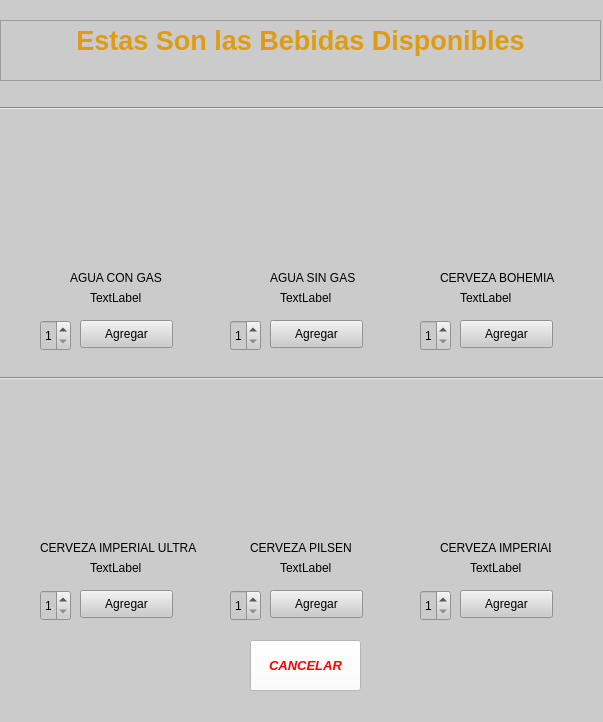
<?xml version="1.0" encoding="UTF-8"?>
<ui version="4.0">
 <class>Bebidas</class>
 <widget class="QMainWindow" name="Bebidas">
  <property name="geometry">
   <rect>
    <x>0</x>
    <y>0</y>
    <width>603</width>
    <height>722</height>
   </rect>
  </property>
  <property name="windowTitle">
   <string>TEC EATS - Bebidas</string>
  </property>
  <property name="styleSheet">
   <string notr="true">background-color: rgb(203, 203, 203);</string>
  </property>
  <widget class="QWidget" name="centralwidget">
   <widget class="QLabel" name="label">
    <property name="geometry">
     <rect>
      <x>50</x>
      <y>140</y>
      <width>131</width>
      <height>121</height>
     </rect>
    </property>
    <property name="styleSheet">
     <string notr="true">border-image: url(:/b1/B1.jpg);</string>
    </property>
    <property name="text">
     <string/>
    </property>
   </widget>
   <widget class="QLabel" name="label_2">
    <property name="geometry">
     <rect>
      <x>240</x>
      <y>140</y>
      <width>131</width>
      <height>121</height>
     </rect>
    </property>
    <property name="styleSheet">
     <string notr="true">border-image: url(:/b2/B2.jpg);</string>
    </property>
    <property name="text">
     <string/>
    </property>
   </widget>
   <widget class="QLabel" name="label_3">
    <property name="geometry">
     <rect>
      <x>430</x>
      <y>140</y>
      <width>131</width>
      <height>121</height>
     </rect>
    </property>
    <property name="styleSheet">
     <string notr="true">border-image: url(:/b3/B3.png);</string>
    </property>
    <property name="text">
     <string/>
    </property>
   </widget>
   <widget class="QLabel" name="label_4">
    <property name="geometry">
     <rect>
      <x>50</x>
      <y>410</y>
      <width>131</width>
      <height>121</height>
     </rect>
    </property>
    <property name="styleSheet">
     <string notr="true">border-image: url(:/b4/B4.jpg);</string>
    </property>
    <property name="text">
     <string/>
    </property>
   </widget>
   <widget class="QLabel" name="label_5">
    <property name="geometry">
     <rect>
      <x>240</x>
      <y>410</y>
      <width>131</width>
      <height>121</height>
     </rect>
    </property>
    <property name="styleSheet">
     <string notr="true">border-image: url(:/b5/B5.png);</string>
    </property>
    <property name="text">
     <string/>
    </property>
   </widget>
   <widget class="QLabel" name="label_6">
    <property name="geometry">
     <rect>
      <x>430</x>
      <y>410</y>
      <width>131</width>
      <height>121</height>
     </rect>
    </property>
    <property name="styleSheet">
     <string notr="true">border-image: url(:/b6/B6.png);</string>
    </property>
    <property name="text">
     <string/>
    </property>
   </widget>
   <widget class="QSpinBox" name="B1C">
    <property name="geometry">
     <rect>
      <x>40</x>
      <y>320</y>
      <width>31</width>
      <height>31</height>
     </rect>
    </property>
    <property name="minimum">
     <number>1</number>
    </property>
   </widget>
   <widget class="QSpinBox" name="B2C">
    <property name="geometry">
     <rect>
      <x>230</x>
      <y>320</y>
      <width>31</width>
      <height>31</height>
     </rect>
    </property>
    <property name="minimum">
     <number>1</number>
    </property>
    <property name="value">
     <number>1</number>
    </property>
   </widget>
   <widget class="QSpinBox" name="B3C">
    <property name="geometry">
     <rect>
      <x>420</x>
      <y>320</y>
      <width>31</width>
      <height>31</height>
     </rect>
    </property>
    <property name="minimum">
     <number>1</number>
    </property>
   </widget>
   <widget class="QSpinBox" name="B4C">
    <property name="geometry">
     <rect>
      <x>40</x>
      <y>590</y>
      <width>31</width>
      <height>31</height>
     </rect>
    </property>
    <property name="minimum">
     <number>1</number>
    </property>
   </widget>
   <widget class="QSpinBox" name="B5C">
    <property name="geometry">
     <rect>
      <x>230</x>
      <y>590</y>
      <width>31</width>
      <height>31</height>
     </rect>
    </property>
    <property name="minimum">
     <number>1</number>
    </property>
   </widget>
   <widget class="QSpinBox" name="B6C">
    <property name="geometry">
     <rect>
      <x>420</x>
      <y>590</y>
      <width>31</width>
      <height>31</height>
     </rect>
    </property>
    <property name="minimum">
     <number>1</number>
    </property>
   </widget>
   <widget class="QPushButton" name="B1A">
    <property name="geometry">
     <rect>
      <x>80</x>
      <y>320</y>
      <width>93</width>
      <height>28</height>
     </rect>
    </property>
    <property name="text">
     <string>Agregar</string>
    </property>
   </widget>
   <widget class="QPushButton" name="B2A">
    <property name="geometry">
     <rect>
      <x>270</x>
      <y>320</y>
      <width>93</width>
      <height>28</height>
     </rect>
    </property>
    <property name="text">
     <string>Agregar</string>
    </property>
   </widget>
   <widget class="QPushButton" name="B3A">
    <property name="geometry">
     <rect>
      <x>460</x>
      <y>320</y>
      <width>93</width>
      <height>28</height>
     </rect>
    </property>
    <property name="text">
     <string>Agregar</string>
    </property>
   </widget>
   <widget class="QPushButton" name="B4A">
    <property name="geometry">
     <rect>
      <x>80</x>
      <y>590</y>
      <width>93</width>
      <height>28</height>
     </rect>
    </property>
    <property name="text">
     <string>Agregar</string>
    </property>
   </widget>
   <widget class="QPushButton" name="B5A">
    <property name="geometry">
     <rect>
      <x>270</x>
      <y>590</y>
      <width>93</width>
      <height>28</height>
     </rect>
    </property>
    <property name="text">
     <string>Agregar</string>
    </property>
   </widget>
   <widget class="QPushButton" name="B6A">
    <property name="geometry">
     <rect>
      <x>460</x>
      <y>590</y>
      <width>93</width>
      <height>28</height>
     </rect>
    </property>
    <property name="text">
     <string>Agregar</string>
    </property>
   </widget>
   <widget class="Line" name="line">
    <property name="geometry">
     <rect>
      <x>0</x>
      <y>100</y>
      <width>611</width>
      <height>16</height>
     </rect>
    </property>
    <property name="orientation">
     <enum>Qt::Horizontal</enum>
    </property>
   </widget>
   <widget class="QTextEdit" name="textEdit">
    <property name="enabled">
     <bool>false</bool>
    </property>
    <property name="geometry">
     <rect>
      <x>0</x>
      <y>20</y>
      <width>601</width>
      <height>61</height>
     </rect>
    </property>
    <property name="styleSheet">
     <string notr="true">color: rgb(221, 156, 18)</string>
    </property>
    <property name="html">
     <string>&lt;!DOCTYPE HTML PUBLIC &quot;-//W3C//DTD HTML 4.0//EN&quot; &quot;http://www.w3.org/TR/REC-html40/strict.dtd&quot;&gt;
&lt;html&gt;&lt;head&gt;&lt;meta name=&quot;qrichtext&quot; content=&quot;1&quot; /&gt;&lt;style type=&quot;text/css&quot;&gt;
p, li { white-space: pre-wrap; }
&lt;/style&gt;&lt;/head&gt;&lt;body style=&quot; font-family:'MS Shell Dlg 2'; font-size:7.8pt; font-weight:400; font-style:normal;&quot;&gt;
&lt;p align=&quot;center&quot; style=&quot; margin-top:0px; margin-bottom:0px; margin-left:0px; margin-right:0px; -qt-block-indent:0; text-indent:0px;&quot;&gt;&lt;span style=&quot; font-size:20pt; font-weight:600;&quot;&gt;Estas Son las Bebidas Disponibles&lt;/span&gt;&lt;/p&gt;&lt;/body&gt;&lt;/html&gt;</string>
    </property>
   </widget>
   <widget class="Line" name="line_2">
    <property name="geometry">
     <rect>
      <x>0</x>
      <y>370</y>
      <width>611</width>
      <height>16</height>
     </rect>
    </property>
    <property name="orientation">
     <enum>Qt::Horizontal</enum>
    </property>
   </widget>
   <widget class="QPushButton" name="cancel">
    <property name="geometry">
     <rect>
      <x>250</x>
      <y>640</y>
      <width>111</width>
      <height>51</height>
     </rect>
    </property>
    <property name="font">
     <font>
      <pointsize>10</pointsize>
      <weight>75</weight>
      <italic>true</italic>
      <bold>true</bold>
     </font>
    </property>
    <property name="styleSheet">
     <string notr="true">background-color: rgb(255, 255, 255);
color: rgb(255, 0, 0);
border-color: rgb(255, 0, 0);</string>
    </property>
    <property name="text">
     <string>CANCELAR</string>
    </property>
   </widget>
   <widget class="QLabel" name="B1">
    <property name="geometry">
     <rect>
      <x>70</x>
      <y>270</y>
      <width>101</width>
      <height>16</height>
     </rect>
    </property>
    <property name="text">
     <string>AGUA CON GAS</string>
    </property>
   </widget>
   <widget class="QLabel" name="B2">
    <property name="geometry">
     <rect>
      <x>270</x>
      <y>270</y>
      <width>101</width>
      <height>16</height>
     </rect>
    </property>
    <property name="text">
     <string>AGUA SIN GAS</string>
    </property>
   </widget>
   <widget class="QLabel" name="B3">
    <property name="geometry">
     <rect>
      <x>440</x>
      <y>270</y>
      <width>121</width>
      <height>16</height>
     </rect>
    </property>
    <property name="text">
     <string>CERVEZA BOHEMIA</string>
    </property>
   </widget>
   <widget class="QLabel" name="B4">
    <property name="geometry">
     <rect>
      <x>40</x>
      <y>540</y>
      <width>161</width>
      <height>16</height>
     </rect>
    </property>
    <property name="text">
     <string>CERVEZA IMPERIAL ULTRA</string>
    </property>
   </widget>
   <widget class="QLabel" name="B5">
    <property name="geometry">
     <rect>
      <x>250</x>
      <y>540</y>
      <width>111</width>
      <height>16</height>
     </rect>
    </property>
    <property name="text">
     <string>CERVEZA PILSEN</string>
    </property>
   </widget>
   <widget class="QLabel" name="B6">
    <property name="geometry">
     <rect>
      <x>440</x>
      <y>540</y>
      <width>111</width>
      <height>16</height>
     </rect>
    </property>
    <property name="text">
     <string>CERVEZA IMPERIAL</string>
    </property>
   </widget>
   <widget class="QLabel" name="P1">
    <property name="geometry">
     <rect>
      <x>90</x>
      <y>290</y>
      <width>55</width>
      <height>16</height>
     </rect>
    </property>
    <property name="text">
     <string>TextLabel</string>
    </property>
   </widget>
   <widget class="QLabel" name="P2">
    <property name="geometry">
     <rect>
      <x>280</x>
      <y>290</y>
      <width>55</width>
      <height>16</height>
     </rect>
    </property>
    <property name="text">
     <string>TextLabel</string>
    </property>
   </widget>
   <widget class="QLabel" name="P3">
    <property name="geometry">
     <rect>
      <x>460</x>
      <y>290</y>
      <width>55</width>
      <height>16</height>
     </rect>
    </property>
    <property name="text">
     <string>TextLabel</string>
    </property>
   </widget>
   <widget class="QLabel" name="P4">
    <property name="geometry">
     <rect>
      <x>90</x>
      <y>560</y>
      <width>55</width>
      <height>16</height>
     </rect>
    </property>
    <property name="text">
     <string>TextLabel</string>
    </property>
   </widget>
   <widget class="QLabel" name="P5">
    <property name="geometry">
     <rect>
      <x>280</x>
      <y>560</y>
      <width>55</width>
      <height>16</height>
     </rect>
    </property>
    <property name="text">
     <string>TextLabel</string>
    </property>
   </widget>
   <widget class="QLabel" name="P6">
    <property name="geometry">
     <rect>
      <x>470</x>
      <y>560</y>
      <width>55</width>
      <height>16</height>
     </rect>
    </property>
    <property name="text">
     <string>TextLabel</string>
    </property>
   </widget>
  </widget>
  <widget class="QStatusBar" name="statusbar"/>
 </widget>
 <resources>
  <include location="B1.qrc"/>
  <include location="B5.qrc"/>
  <include location="B6.qrc"/>
  <include location="B4.qrc"/>
  <include location="B3.qrc"/>
  <include location="B2.qrc"/>
 </resources>
 <connections/>
</ui>
